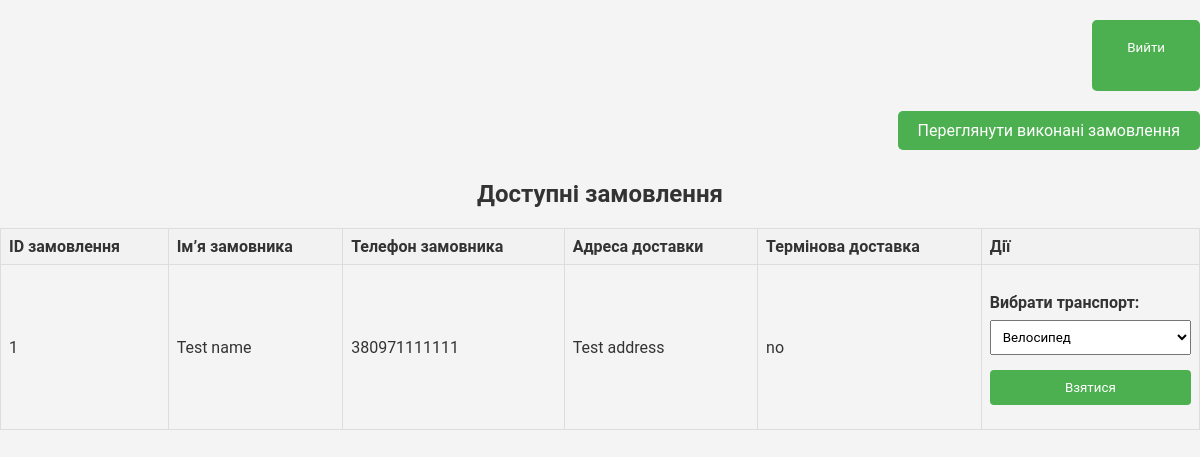
The app's page /takejob.php (signed in) with its own data.
### tables this page shows
CREATE TABLE IF NOT EXISTS `orders` (
  `id` int NOT NULL AUTO_INCREMENT,
  `district_id` int NOT NULL,
  `customer_name` varchar(32) NOT NULL,
  `phone` varchar(15) NOT NULL,
  `address` varchar(512) NOT NULL,
  `price` int NOT NULL,
  `courier_name` varchar(32) DEFAULT NULL,
  `transport` varchar(32) DEFAULT NULL,
  `is_urgent` varchar(3) DEFAULT 'no' CHECK (`is_urgent` IN ('yes', 'no')),
  `status` varchar(15) DEFAULT 'Not accepted',
  `accepted_time` TIMESTAMP NULL DEFAULT NULL,
  `completed_time` TIMESTAMP NULL DEFAULT NULL,
  PRIMARY KEY (`id`)
);

### takejob.php (the view, shortened to what this page needs)
<?php
include("db.php");
?>
<!DOCTYPE html>
<html lang="en">
<head>
    <link rel="stylesheet" href="styles.css">
</head>
<body>
<form method="POST" class="completed-button" action="logout_courier.php">
    <input type="submit" value="Вийти">
</form>
	<a href="completed.php" class="completed-button">Переглянути виконані замовлення</a>
    <h2>Доступні замовлення</h2>
    <table>
        <tr>
            <th>ID замовлення</th>
            <th>Ім’я замовника</th>
			<th>Телефон замовника</th>
            <th>Адреса доставки</th>
			<th>Термінова доставка</th>
            <th>Дії</th>
        </tr>
        <?php
        $ordersQuery = $mysql->query("SELECT * FROM orders WHERE status = 'Not accepted'");
        while ($order = $ordersQuery->fetch_array()) {
            ?>
            <tr>
                <td><?php echo $order['id']; ?></td>
                <td><?php echo $order['customer_name']; ?></td>
				<td><?php echo $order['phone']; ?></td>
                <td><?php echo $order['address']; ?></td>
				<td><?php echo $order['is_urgent']; ?></td>
                <td>
                    <form method="POST" action="takejob.php">
                        <label for="transport">Вибрати транспорт:</label>
                        <select name="transport" required>
                            <option value="bike">Велосипед</option>
                        </select>
                        <input type="submit" value="Взятися">
                    </form>
                </td>
            </tr>
        <?php } ?>
    </table>
</body>
</html>

### styles.css (style rules this page uses)
* { -webkit-box-sizing: border-box; box-sizing: border-box; margin: 0; padding: 0; font-family: "Roboto", sans-serif; }
html { scroll-behavior: smooth; }
body { transition: background-color 0.5s, color 0.5s; font-family: 'Roboto', sans-serif; color: #333; }
body { font-family: 'Roboto', sans-serif; }
table { width: 100%; border-collapse: collapse; margin-top: 20px; }
th, td { border: 1px solid #ddd; padding: 8px; text-align: left; }
th { background-color: #f2f2f2; }
form { margin-top: 20px; }
label { display: block; margin-bottom: 8px; }
select { width: 100%; padding: 8px; margin-bottom: 15px; }
input[type="submit"] { background-color: #4caf50; color: #fff; padding: 10px 15px; border: none; cursor: pointer; }
body { font-family: 'Roboto', sans-serif; background-color: #f5f5f5; text-align: center; padding: 20px; }
label { display: block; margin-bottom: 8px; font-weight: bold; }
h2 { margin-top: 30px; color: #333; }
body { font-family: 'Arial', sans-serif; background-color: #f4f4f4; margin: 0; padding: 0; }
form { display: flex; flex-direction: column; }
label { margin-bottom: 8px; font-weight: bold; }
input { padding: 10px; margin-bottom: 16px; border: 1px solid #ccc; border-radius: 4px; }
.completed-button { display: block; margin-top: 20px; padding: 10px 20px; background-color: #4CAF50; color: white; text-align: left; text-decoration: none; font-size: 16px; cursor: pointer; border-radius: 5px; width: fit-content; margin-left: auto; }

### records on screen
orders: id "1", customer_name "Test name", phone "380971111111", address "Test address", is_urgent "no"
